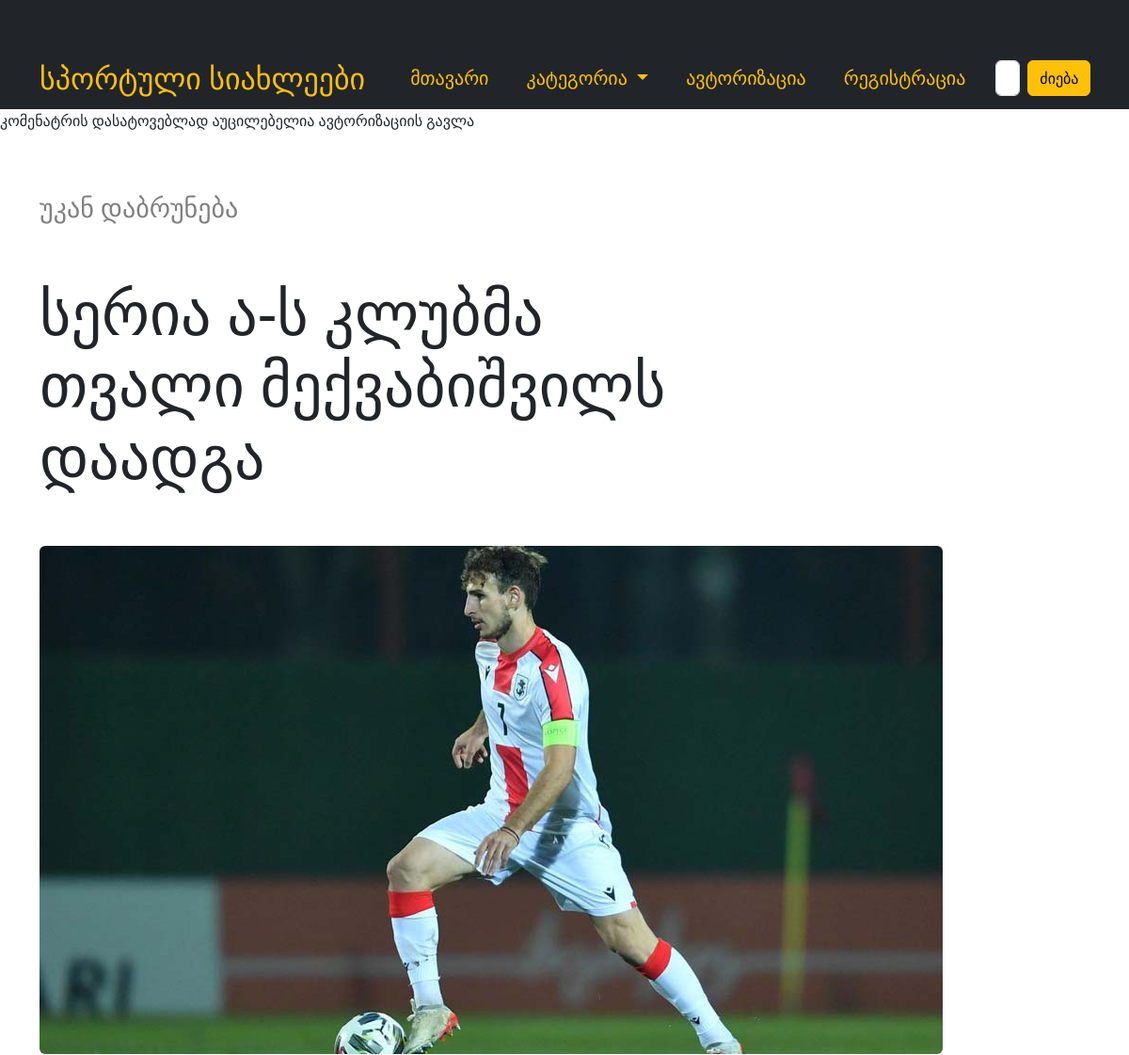
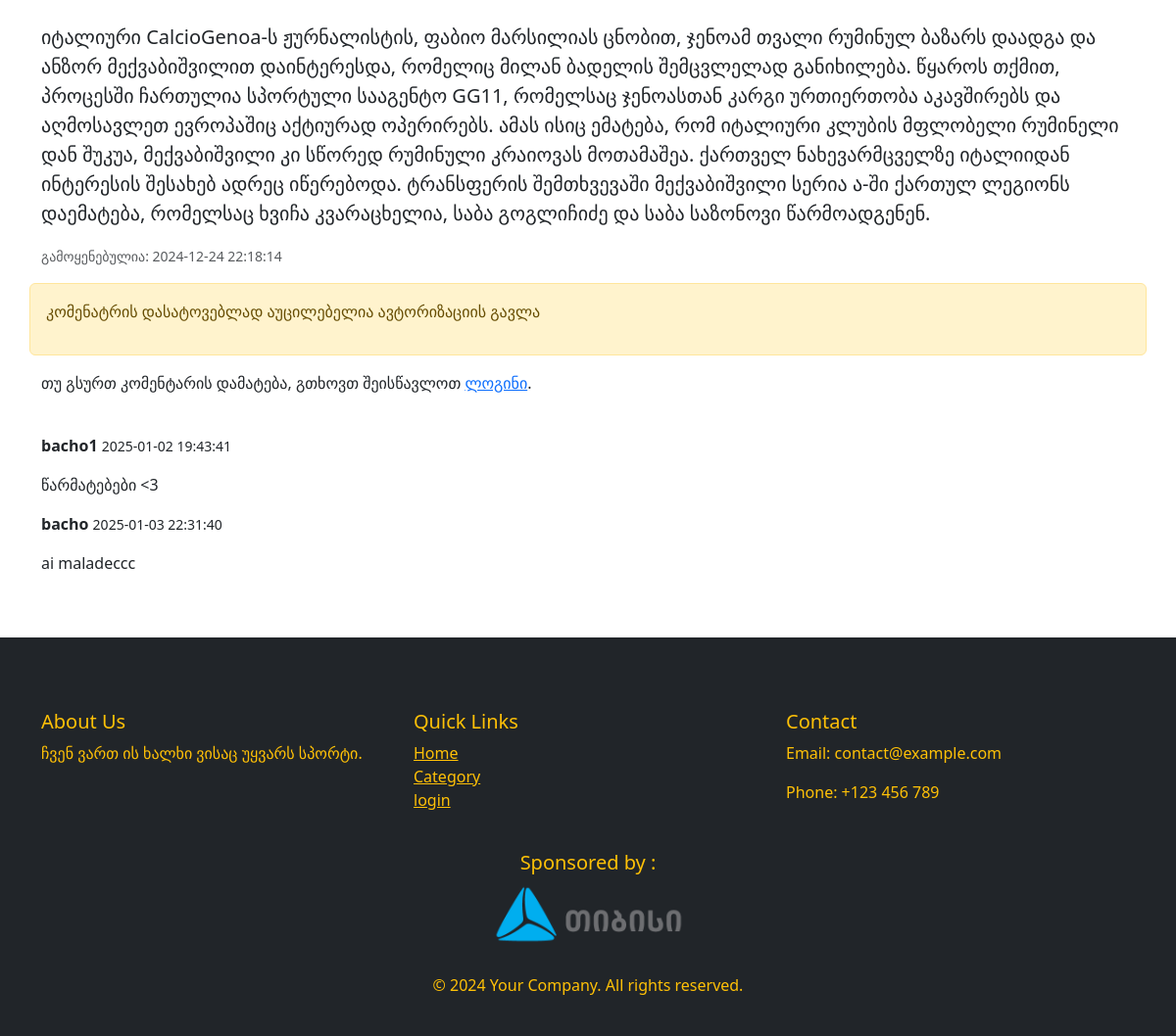
Page /news_detail/2 on the committed database (2 pictures, top to bottom).
### models.py (models this page shows, shortened)
class News(db.Model):
    id = db.Column(db.Integer(), primary_key=True)
    name = db.Column(db.String())
    descrip = db.Column(db.String())
    category = db.Column(db.String())
    img = db.Column(db.String())
    created_at = db.Column(db.DateTime, default=datetime.utcnow)
    comments = db.relationship('Comment', back_populates='news', cascade="all, delete-orphan")

class Comment(db.Model):
    id = db.Column(db.Integer, primary_key=True)
    content = db.Column(db.Text, nullable=False)
    created_at = db.Column(db.DateTime, default=datetime.utcnow)
    news_id = db.Column(db.Integer, db.ForeignKey('news.id'), nullable=False)
    user_id = db.Column(db.Integer, db.ForeignKey('user.id'), nullable=False)
    news = db.relationship('News', back_populates='comments')
    user = db.relationship('User', back_populates='comments')

class User(db.Model, UserMixin):
    id = db.Column(db.Integer(), primary_key = True)
    username = db.Column(db.String())
    password = db.Column(db.String())
    role =  db.Column(db.String())
    comments = db.relationship('Comment', back_populates='user')

### routes.py (the view)
@app.route("/news_detail/<int:news_id>", methods=["GET", "POST"])
def news_detail(news_id):
    news_item = News.query.get_or_404(news_id)
    form = CommentForm()
    if not current_user.is_authenticated:
        flash("კომენატრის დასატოვებლად აუცილებელია ავტორიზაციის გავლა", "warning")
    if current_user.is_authenticated and form.validate_on_submit():
        comment = Comment(content=form.content.data, news_id=news_id, user_id=current_user.id)
        db.session.add(comment)
        db.session.commit()
        flash("კომენტარი წარმატებით დაემატა!", "success")
        return redirect(url_for("news_detail", news_id=news_id))
    comments = Comment.query.filter_by(news_id=news_id).all()  # ყველა კომენტარი
    return render_template("news_detail.html", news=news_item, form=form, comments=comments)

### forms.py
class CommentForm(FlaskForm):
    content = TextAreaField('Comment', validators=[DataRequired()])

### templates/news_detail.html (shortened to what this page needs)
{% extends "base.html" %}
{% block content %}
<div class="container mt-5">
    <div class="row">
        <h3 class="mt-3">
            <a href="/{{ news.category }}" style="text-decoration: none; color: grey;">უკან დაბრუნება</a>
        </h3><br>
        <div class="col-md-8 mt-5">
            <h1 class="display-3">{{ news.name }}</h1>
            <img src="/static/{{ news.img }}" class="rounded mb-4 mt-5" alt="{{ news.name }}">
        </div>
        <p class="lead">{{ news.descrip }}</p>
        <p class="text-muted">
            <small>გამოყენებულია: {{ news.created_at.strftime('%Y-%m-%d %H:%M:%S') }}</small>
        </p>
        {% with messages = get_flashed_messages(with_categories=true) %}
            {% if messages %}
                <div class="alert alert-warning">
                    {% for category, message in messages %}
                        <p>{{ message }}</p>
                    {% endfor %}
                </div>
            {% endif %}
        {% endwith %}
        {% if current_user.is_authenticated %}
        <h4>კომენტარები</h4>
        <form method="POST">
            {{ form.hidden_tag() }}
            <div class="mb-3">
                {{ form.content.label(class="form-label") }}
                {{ form.content(class="form-control", rows="3") }}
            </div>
            <button type="submit" class="btn btn-primary">კომენტარის დამატება</button>
        </form>
        {% else %}
        <p>თუ გსურთ კომენტარის დამატება, გთხოვთ შეისწავლოთ <a href="{{ url_for('login') }}">ლოგინი</a>.</p>
        {% endif %}
        <div class="mt-4">
            {% for comment in comments %}
            <div class="comment mb-3">
                <p><strong>{{ comment.user.username }}</strong> <small>{{ comment.created_at.strftime('%Y-%m-%d %H:%M:%S') }}</small></p>
                <p>{{ comment.content }}</p>
            </div>
            {% endfor %}
        </div>
    </div>
</div>
{% endblock %}

### static/style.css (style rules this page uses)
body { background-color: rgb(255, 255, 255); height: 100vh; margin: 0; overflow: auto; }
.container { margin-top: 50px; }

### rows in the picture
News: name "სერია ა-ს კლუბმა თვალი მექვაბიშვილს დაადგა", img (picture), descrip "იტალიური CalcioGenoa-ს ჟურნალისტის, ფაბიო მარსილიას ცნობით, ჯენოამ თვალი რუმინულ ბაზარს დაადგა და ანზორ მექვაბიშვილით დაინტერესდა, რომელიც მილან ბადელის შემცვლელად განიხილება. წყაროს თქმით, პროცესში ჩართულია სპორტული სააგენტო GG11, რომელსაც ჯენოასთან კარგი ურთიერთობა აკავშირებს და აღმოსავლეთ ევროპაშიც აქტიურად ოპერირებს. ამას ისიც ემატება, რომ იტალიური კლუბის მფლობელი რუმინელი დან შუკუა, მექვაბიშვილი კი სწორედ რუმინული კრაიოვას მოთამაშეა. ქართველ ნახევარმცველზე იტალიიდან ინტერესის შესახებ ადრეც იწერებოდა. ტრანსფერის შემთხვევაში მექვაბიშვილი სერია ა-ში ქართულ ლეგიონს დაემატება, რომელსაც ხვიჩა კვარაცხელია, საბა გოგლიჩიძე და საბა საზონოვი წარმოადგენენ.", created_at "2024-12-24 22:18:14"
Comment: user.username "bacho1", created_at "2025-01-02 19:43:41", content "წარმატებები <3"
Comment: user.username "bacho", created_at "2025-01-03 22:31:40", content "ai maladeccc"

### other values in the picture
{{ message }} "კომენატრის დასატოვებლად აუცილებელია ავტორიზაციის გავლა"
